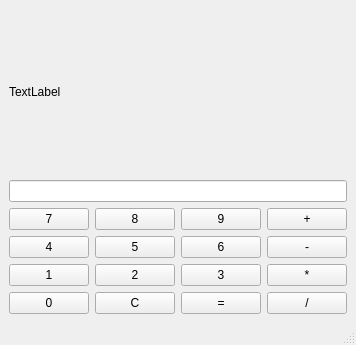
<?xml version="1.0" encoding="UTF-8"?>
<ui version="4.0">
 <class>MainWindow</class>
 <widget class="QMainWindow" name="MainWindow">
  <property name="geometry">
   <rect>
    <x>0</x>
    <y>0</y>
    <width>235</width>
    <height>345</height>
   </rect>
  </property>
  <property name="windowTitle">
   <string>MainWindow</string>
  </property>
  <widget class="QWidget" name="centralwidget">
   <layout class="QVBoxLayout" name="verticalLayout">
    <item>
     <widget class="QLabel" name="label">
      <property name="text">
       <string>TextLabel</string>
      </property>
     </widget>
    </item>
    <item>
     <widget class="QLineEdit" name="lineEdit"/>
    </item>
    <item>
     <layout class="QGridLayout" name="gridLayout">
      <item row="0" column="1">
       <widget class="QPushButton" name="btn_8">
        <property name="text">
         <string>8</string>
        </property>
       </widget>
      </item>
      <item row="0" column="3">
       <widget class="QPushButton" name="btn_plus">
        <property name="text">
         <string>+</string>
        </property>
       </widget>
      </item>
      <item row="1" column="3">
       <widget class="QPushButton" name="btn_sub">
        <property name="text">
         <string>-</string>
        </property>
       </widget>
      </item>
      <item row="1" column="1">
       <widget class="QPushButton" name="btn_5">
        <property name="text">
         <string>5</string>
        </property>
       </widget>
      </item>
      <item row="2" column="3">
       <widget class="QPushButton" name="btn_mp">
        <property name="text">
         <string>*</string>
        </property>
       </widget>
      </item>
      <item row="2" column="2">
       <widget class="QPushButton" name="btn_3">
        <property name="text">
         <string>3</string>
        </property>
       </widget>
      </item>
      <item row="3" column="1">
       <widget class="QPushButton" name="btn_C">
        <property name="text">
         <string>C</string>
        </property>
       </widget>
      </item>
      <item row="0" column="0">
       <widget class="QPushButton" name="btn_7">
        <property name="text">
         <string>7</string>
        </property>
       </widget>
      </item>
      <item row="3" column="0">
       <widget class="QPushButton" name="btn_0">
        <property name="text">
         <string>0</string>
        </property>
       </widget>
      </item>
      <item row="3" column="2">
       <widget class="QPushButton" name="btn_eq">
        <property name="text">
         <string>=</string>
        </property>
       </widget>
      </item>
      <item row="1" column="2">
       <widget class="QPushButton" name="btn_6">
        <property name="text">
         <string>6</string>
        </property>
       </widget>
      </item>
      <item row="3" column="3">
       <widget class="QPushButton" name="btn_div">
        <property name="text">
         <string>/</string>
        </property>
       </widget>
      </item>
      <item row="0" column="2">
       <widget class="QPushButton" name="btn_9">
        <property name="text">
         <string>9</string>
        </property>
       </widget>
      </item>
      <item row="2" column="1">
       <widget class="QPushButton" name="btn_2">
        <property name="text">
         <string>2</string>
        </property>
       </widget>
      </item>
      <item row="1" column="0">
       <widget class="QPushButton" name="btn_4">
        <property name="text">
         <string>4</string>
        </property>
       </widget>
      </item>
      <item row="2" column="0">
       <widget class="QPushButton" name="btn_1">
        <property name="font">
         <font>
          <kerning>false</kerning>
         </font>
        </property>
        <property name="text">
         <string>1</string>
        </property>
       </widget>
      </item>
     </layout>
    </item>
   </layout>
  </widget>
  <widget class="QMenuBar" name="menubar">
   <property name="geometry">
    <rect>
     <x>0</x>
     <y>0</y>
     <width>235</width>
     <height>24</height>
    </rect>
   </property>
  </widget>
  <widget class="QStatusBar" name="statusbar"/>
 </widget>
 <resources/>
 <connections/>
</ui>
